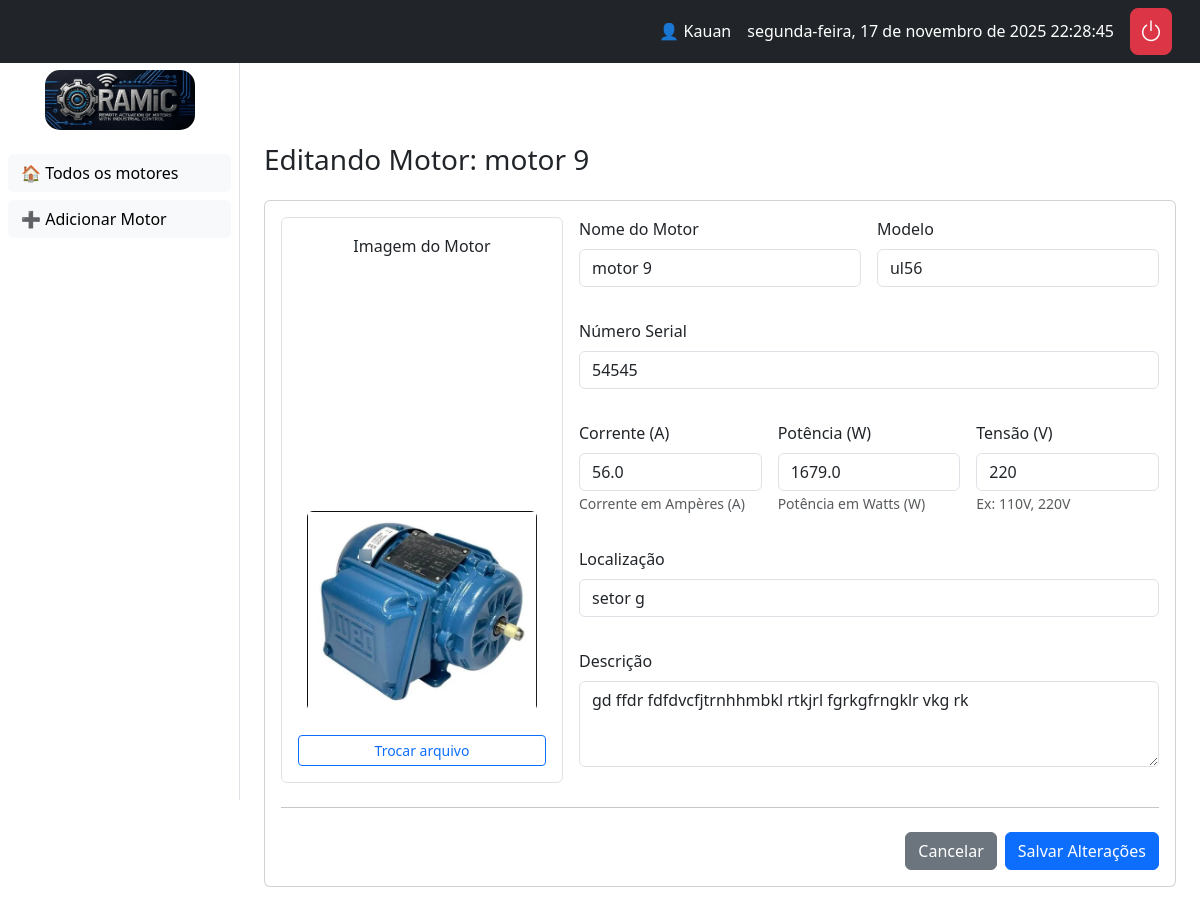
The app's page /motor/1/editar/ (signed in), older data.
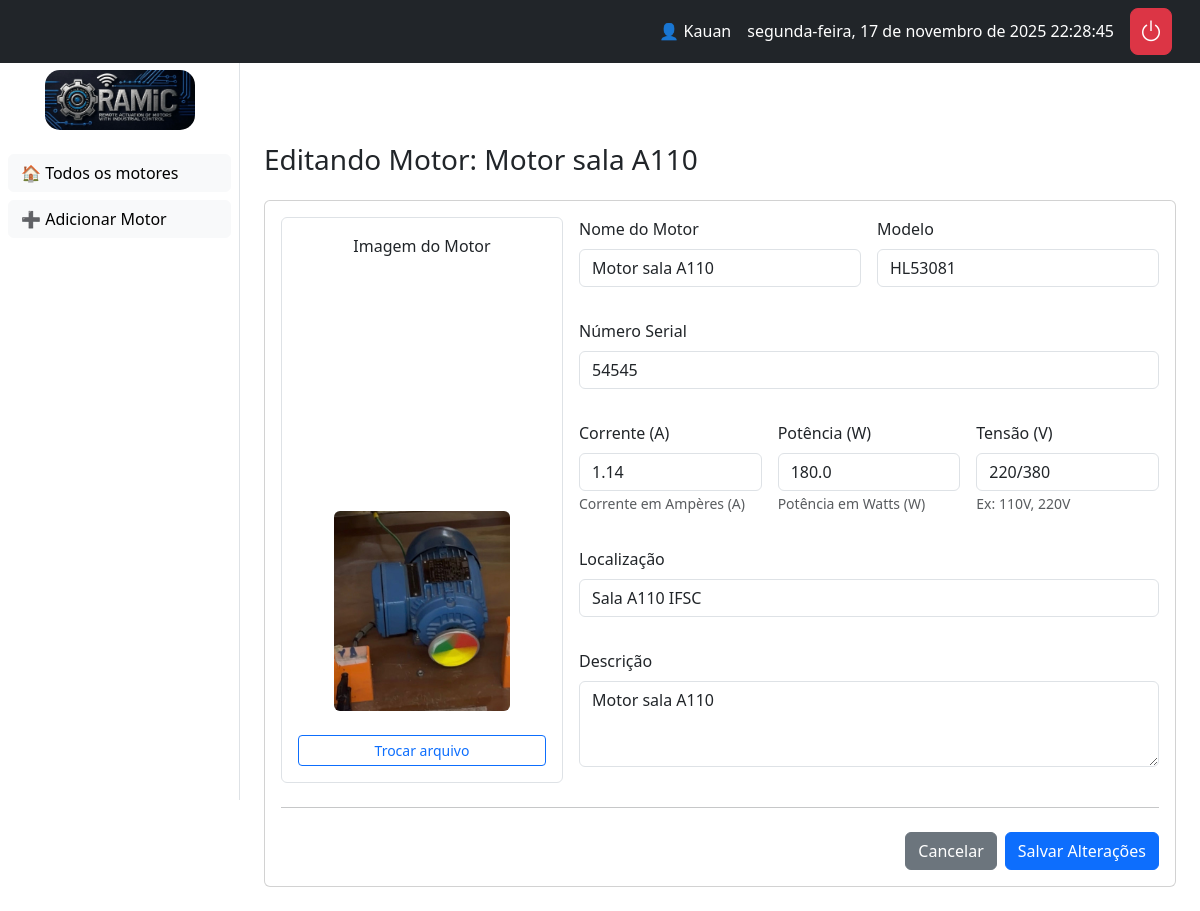
The same page, newer data.
### core/models.py (models this page shows, shortened)
class Motor(models.Model):
    grupos = models.ManyToManyField(Group, related_name="motores")
    nome = models.CharField(max_length=100)
    numero_serie = models.CharField(max_length=50, unique=True)
    descricao = models.TextField(blank=True, null=True)
    imagem = models.ImageField(upload_to="motores/", blank=True, null=True)
    localizacao = models.CharField(max_length=100, blank=True)
    modelo = models.CharField(max_length=100, blank=True)
    corrente = models.FloatField(null=True, blank=True, help_text="Corrente em Ampères (A)")
    potencia = models.FloatField(null=True, blank=True, help_text="Potência em Watts (W)")
    tensao = models.CharField(max_length=50, blank=True, help_text="Ex: 110V, 220V")
    ligado = models.BooleanField(default=False)
    em_manutencao = models.BooleanField(default=False)
    last_heartbeat = models.DateTimeField(null=True, blank=True)

### core/views.py (the view)
# urls.py: path("motor/<int:motor_id>/editar/", views.editar_motor_view, name="editar_motor"),
@login_required
def editar_motor_view(request, motor_id: int):
    motor = get_object_or_404(Motor, id=motor_id)
    if request.method == "POST":
        form = MotorForm(request.POST, request.FILES, instance=motor)
        if form.is_valid():
            form.save()
            return redirect("painel")
    return render(request, "core/motores/editar_motor.html", {"form": MotorForm(instance=motor), "motor": motor})

### templates/core/motores/editar_motor.html (shortened to what this page needs)
{% extends "core/base.html" %}
{% load static %}
{% load django_bootstrap5 %}
{% block content %}
<h3 class="mb-4">Editando Motor: {{ motor.nome }}</h3>
<form method="post" enctype="multipart/form-data" class="card card-body">
    <div class="row g-3">
        <div class="col-lg-4">
            <div class="text-center p-3 border rounded h-100 d-flex flex-column justify-content-center">
                <p class="form-label">Imagem do Motor</p>
                <img id="image-preview"
                     src="{% if motor.imagem %}{{ motor.imagem.url }}{% endif %}"
                     alt="Prévia da imagem"
                     class="img-fluid rounded mb-3"
                     style="max-height: 200px; margin: auto; {% if not motor.imagem %}display: none;{% endif %}"/>
                <label for="{{ form.imagem.id_for_label }}" class="btn btn-outline-primary btn-sm mt-2">Trocar arquivo</label>
            </div>
        </div>
        <div class="col-lg-8">
            <div class="row g-3">
                <div class="col-md-6">{% bootstrap_field form.nome %}</div>
                <div class="col-md-6">{% bootstrap_field form.modelo %}</div>
                <div class="col-12">{% bootstrap_field form.numero_serie %}</div>
                <div class="col-md-4">{% bootstrap_field form.corrente %}</div>
                <div class="col-md-4">{% bootstrap_field form.potencia %}</div>
                <div class="col-md-4">{% bootstrap_field form.tensao %}</div>
                <div class="col-12">{% bootstrap_field form.localizacao %}</div>
                <div class="col-12">{% bootstrap_field form.descricao layout='floating' %}</div>
            </div>
        </div>
    </div>
    <hr class="my-4">
    <div class="d-flex justify-content-end gap-2">
        <a href="{% url 'painel' %}" class="btn btn-secondary">Cancelar</a>
        {% bootstrap_button button_type="submit" content="Salvar Alterações" %}
    </div>
</form>
{% endblock %}

Row changes from the older to the newer data that the page shows:
changed Motor: nome "motor 9" → "Motor sala A110"; imagem: a different picture; modelo "ul56" → "HL53081"; corrente "56.0" → "1.14"; potencia "1679.0" → "180.0"; tensao "220" → "220/380"; localizacao "setor g" → "Sala A110 IFSC"; descricao "gd ffdr fdfdvcfjtrnhhmbkl rtkjrl fgrkgfrngklr vkg rk" → "Motor sala A110"
